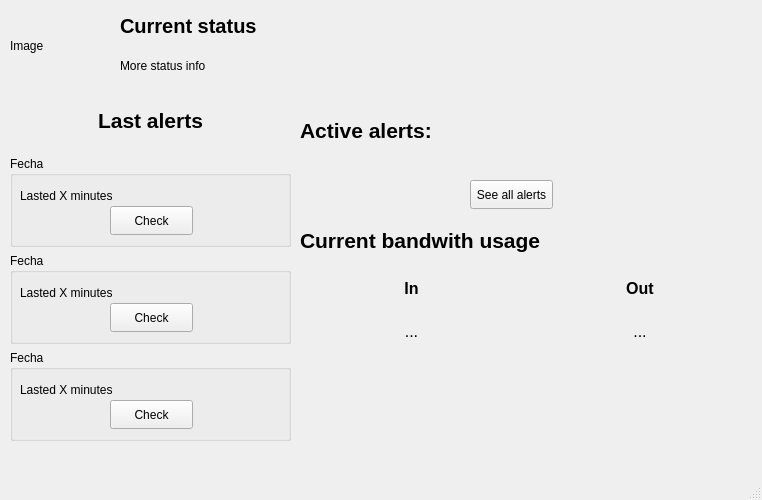
<?xml version="1.0" encoding="UTF-8"?>
<ui version="4.0">
 <class>MainWindow</class>
 <widget class="QMainWindow" name="MainWindow">
  <property name="geometry">
   <rect>
    <x>0</x>
    <y>0</y>
    <width>762</width>
    <height>500</height>
   </rect>
  </property>
  <property name="minimumSize">
   <size>
    <width>762</width>
    <height>500</height>
   </size>
  </property>
  <property name="maximumSize">
   <size>
    <width>762</width>
    <height>500</height>
   </size>
  </property>
  <property name="windowTitle">
   <string>MainWindow</string>
  </property>
  <widget class="QWidget" name="centralwidget">
   <widget class="QLabel" name="image_lbl">
    <property name="geometry">
     <rect>
      <x>10</x>
      <y>10</y>
      <width>91</width>
      <height>71</height>
     </rect>
    </property>
    <property name="text">
     <string>Image</string>
    </property>
   </widget>
   <widget class="QLabel" name="label">
    <property name="geometry">
     <rect>
      <x>120</x>
      <y>10</y>
      <width>181</width>
      <height>31</height>
     </rect>
    </property>
    <property name="font">
     <font>
      <pointsize>15</pointsize>
      <bold>true</bold>
     </font>
    </property>
    <property name="text">
     <string>Current status</string>
    </property>
   </widget>
   <widget class="QLabel" name="status_lbl">
    <property name="geometry">
     <rect>
      <x>120</x>
      <y>50</y>
      <width>491</width>
      <height>31</height>
     </rect>
    </property>
    <property name="text">
     <string>More status info</string>
    </property>
   </widget>
   <widget class="QWidget" name="verticalLayoutWidget">
    <property name="geometry">
     <rect>
      <x>10</x>
      <y>90</y>
      <width>281</width>
      <height>351</height>
     </rect>
    </property>
    <layout class="QVBoxLayout" name="verticalLayout">
     <item>
      <widget class="QLabel" name="label_4">
       <property name="maximumSize">
        <size>
         <width>1000</width>
         <height>60</height>
        </size>
       </property>
       <property name="font">
        <font>
         <pointsize>16</pointsize>
         <bold>true</bold>
        </font>
       </property>
       <property name="text">
        <string>Last alerts</string>
       </property>
       <property name="alignment">
        <set>Qt::AlignmentFlag::AlignCenter</set>
       </property>
      </widget>
     </item>
     <item>
      <widget class="QGroupBox" name="alert1_gb">
       <property name="title">
        <string>Fecha</string>
       </property>
       <widget class="QLabel" name="label_6">
        <property name="geometry">
         <rect>
          <x>10</x>
          <y>30</y>
          <width>171</width>
          <height>20</height>
         </rect>
        </property>
        <property name="text">
         <string>Lasted X minutes</string>
        </property>
       </widget>
       <widget class="QPushButton" name="alert1_btn">
        <property name="geometry">
         <rect>
          <x>100</x>
          <y>50</y>
          <width>83</width>
          <height>29</height>
         </rect>
        </property>
        <property name="text">
         <string>Check</string>
        </property>
       </widget>
      </widget>
     </item>
     <item>
      <widget class="QGroupBox" name="alert2_gb">
       <property name="title">
        <string>Fecha</string>
       </property>
       <widget class="QLabel" name="label_5">
        <property name="geometry">
         <rect>
          <x>10</x>
          <y>30</y>
          <width>171</width>
          <height>20</height>
         </rect>
        </property>
        <property name="text">
         <string>Lasted X minutes</string>
        </property>
       </widget>
       <widget class="QPushButton" name="alert2_btn">
        <property name="geometry">
         <rect>
          <x>100</x>
          <y>50</y>
          <width>83</width>
          <height>29</height>
         </rect>
        </property>
        <property name="text">
         <string>Check</string>
        </property>
       </widget>
      </widget>
     </item>
     <item>
      <widget class="QGroupBox" name="alert3_gb">
       <property name="title">
        <string>Fecha</string>
       </property>
       <widget class="QLabel" name="label_2">
        <property name="geometry">
         <rect>
          <x>10</x>
          <y>30</y>
          <width>171</width>
          <height>20</height>
         </rect>
        </property>
        <property name="text">
         <string>Lasted X minutes</string>
        </property>
       </widget>
       <widget class="QPushButton" name="alert3_btn">
        <property name="geometry">
         <rect>
          <x>100</x>
          <y>50</y>
          <width>83</width>
          <height>29</height>
         </rect>
        </property>
        <property name="text">
         <string>Check</string>
        </property>
       </widget>
      </widget>
     </item>
    </layout>
   </widget>
   <widget class="QLabel" name="activealerts_lbl">
    <property name="geometry">
     <rect>
      <x>300</x>
      <y>100</y>
      <width>279</width>
      <height>60</height>
     </rect>
    </property>
    <property name="maximumSize">
     <size>
      <width>1000</width>
      <height>60</height>
     </size>
    </property>
    <property name="font">
     <font>
      <pointsize>16</pointsize>
      <bold>true</bold>
     </font>
    </property>
    <property name="text">
     <string>Active alerts:</string>
    </property>
   </widget>
   <widget class="QLabel" name="label_8">
    <property name="geometry">
     <rect>
      <x>300</x>
      <y>210</y>
      <width>441</width>
      <height>60</height>
     </rect>
    </property>
    <property name="maximumSize">
     <size>
      <width>1000</width>
      <height>60</height>
     </size>
    </property>
    <property name="font">
     <font>
      <pointsize>16</pointsize>
      <bold>true</bold>
     </font>
    </property>
    <property name="text">
     <string>Current bandwith usage</string>
    </property>
   </widget>
   <widget class="QWidget" name="gridLayoutWidget">
    <property name="geometry">
     <rect>
      <x>300</x>
      <y>270</y>
      <width>451</width>
      <height>80</height>
     </rect>
    </property>
    <layout class="QGridLayout" name="gridLayout">
     <item row="0" column="0">
      <widget class="QLabel" name="label_11">
       <property name="font">
        <font>
         <pointsize>12</pointsize>
         <bold>true</bold>
        </font>
       </property>
       <property name="text">
        <string>In</string>
       </property>
       <property name="alignment">
        <set>Qt::AlignmentFlag::AlignCenter</set>
       </property>
      </widget>
     </item>
     <item row="0" column="1">
      <widget class="QLabel" name="label_12">
       <property name="font">
        <font>
         <pointsize>12</pointsize>
         <bold>true</bold>
        </font>
       </property>
       <property name="text">
        <string>Out</string>
       </property>
       <property name="alignment">
        <set>Qt::AlignmentFlag::AlignCenter</set>
       </property>
      </widget>
     </item>
     <item row="1" column="0">
      <widget class="QLabel" name="inbandwith_lbl">
       <property name="font">
        <font>
         <pointsize>12</pointsize>
        </font>
       </property>
       <property name="text">
        <string>...</string>
       </property>
       <property name="alignment">
        <set>Qt::AlignmentFlag::AlignCenter</set>
       </property>
      </widget>
     </item>
     <item row="1" column="1">
      <widget class="QLabel" name="outbandwith_lbl">
       <property name="font">
        <font>
         <pointsize>12</pointsize>
        </font>
       </property>
       <property name="text">
        <string>...</string>
       </property>
       <property name="alignment">
        <set>Qt::AlignmentFlag::AlignCenter</set>
       </property>
      </widget>
     </item>
    </layout>
   </widget>
   <widget class="QPushButton" name="alert1_btn_2">
    <property name="geometry">
     <rect>
      <x>470</x>
      <y>180</y>
      <width>83</width>
      <height>29</height>
     </rect>
    </property>
    <property name="text">
     <string>See all alerts</string>
    </property>
   </widget>
  </widget>
  <widget class="QStatusBar" name="statusbar"/>
 </widget>
 <resources/>
 <connections/>
</ui>
